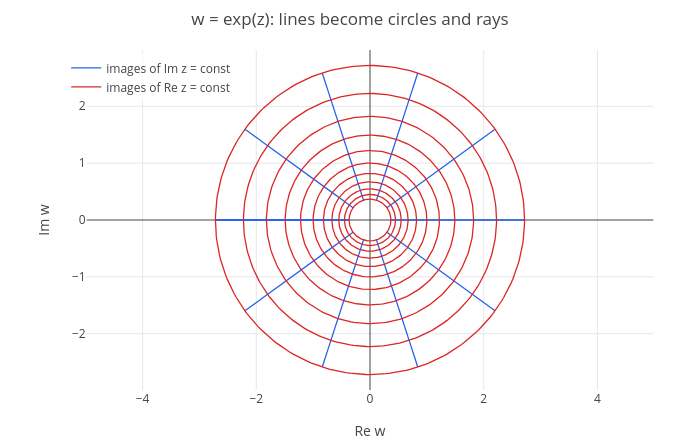

The cell this chart's notebook holds for it:
### Markdown cell above
The exponential turns vertical lines $x = c$ into circles of radius $e^c$ and horizontal lines $y = c$ into rays at
angle $c$: Cartesian coordinates become polar coordinates.

### Code cell
p = cmap(exp(z), z, -1, 1, -pi, pi);
labels(title(p, "w = exp(z): lines become circles and rays"), "Re w", "Im w")

### Figure 1 — Plotly figure (JSON) as saved in the notebook; plotly's stock layout.template omitted (floating-point values rounded to 4 significant figures; data arrays with more than 128 entries replaced by an {"elided": "..."} marker saying what was removed)
{"data": [{"line": {"color": "#2563eb", "width": 1.3}, "mode": "lines", "name": "images of Im z = const", "type": "scatter", "x": {"elided": "2662 float values"}, "y": {"elided": "2662 float values"}}, {"line": {"color": "#dc2626", "width": 1.3}, "mode": "lines", "name": "images of Re z = const", "type": "scatter", "x": {"elided": "2662 float values"}, "y": {"elided": "2662 float values"}}], "layout": {"height": 440, "legend": {"bgcolor": "rgba(255,255,255,0.8)", "x": 0.01, "xanchor": "left", "y": 0.99, "yanchor": "top"}, "margin": {"b": 50, "l": 60, "r": 20, "t": 50}, "showlegend": true, "title": {"text": "w = exp(z): lines become circles and rays"}, "width": 700, "xaxis": {"constrain": "domain", "range": [-4.984, 4.984], "title": {"text": "Re w"}, "zeroline": true}, "yaxis": {"constrain": "domain", "range": [-2.99, 2.99], "scaleanchor": "x", "scaleratio": 1, "title": {"text": "Im w"}, "zeroline": true}}}
